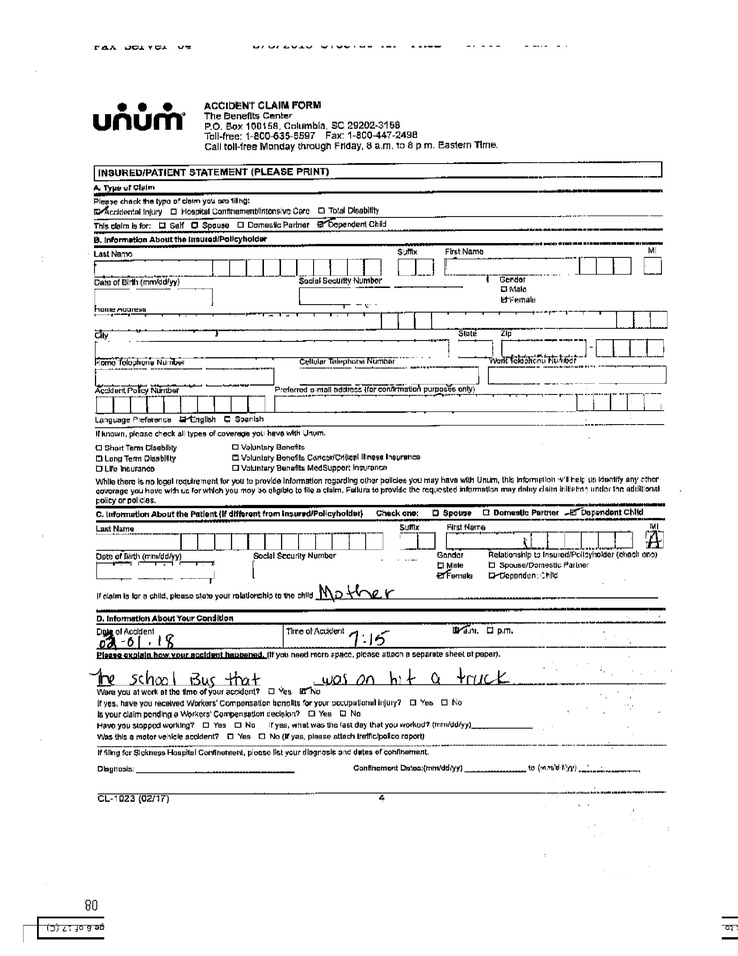
#> input picture sample.jpg, 738 x 956 px, shrunk from 2550 x 3300 before the run
$ jupyter execute --allow-errors 'Lines removal.ipynb'   (shell and % lines are left out)
#> lines starting #> are read from the running program, lines starting #| are printed output that depends on the picture; after the words box and inside, x2 and y2 are one past the last pixel; in counts of white or black regions, pixels touching at a corner belong together
[cell 1]
"""
@file morph_lines_detection.py
@brief Use morphology transformations for extracting horizontal and vertical lines sample code
"""
import numpy as np
import sys
import cv2 as cv
from matplotlib import pyplot as plt

[cell 2]
file_name = 'sample.jpg'
# Load the image
src = cv.imread(file_name, cv.IMREAD_COLOR)
#> src is the input picture: shape (956, 738, 3); min 0, max 255, mean 236.2


# Show source image
plt.imshow(src)

[cell 3]
# Transform source image to gray if it is not already
if len(src.shape) != 2:
    gray = cv.cvtColor(src, cv.COLOR_BGR2GRAY)
else:
    gray = src
# Show gray image
plt.imshow(gray, cmap='gray')

[cell 4]
# Apply adaptiveThreshold at the bitwise_not of gray, notice the ~ symbol
gray = cv.bitwise_not(gray)
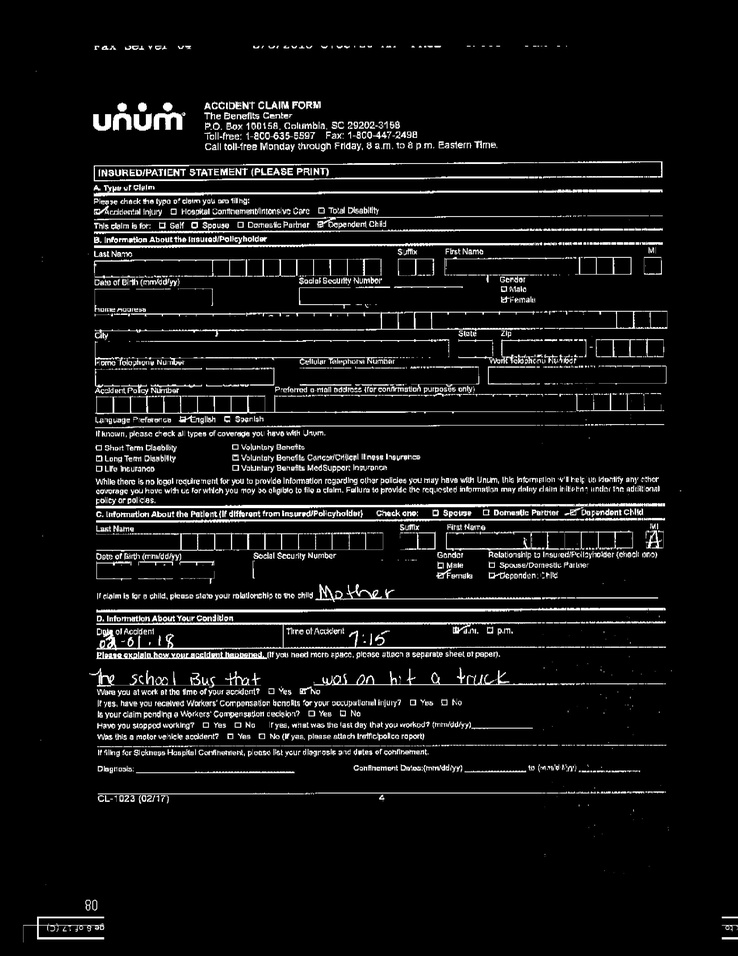
#> gray: shape (956, 738); min 0, max 255, mean 18.8
bw = cv.adaptiveThreshold(gray, 255, cv.ADAPTIVE_THRESH_MEAN_C, \
                            cv.THRESH_BINARY, 15, -2)
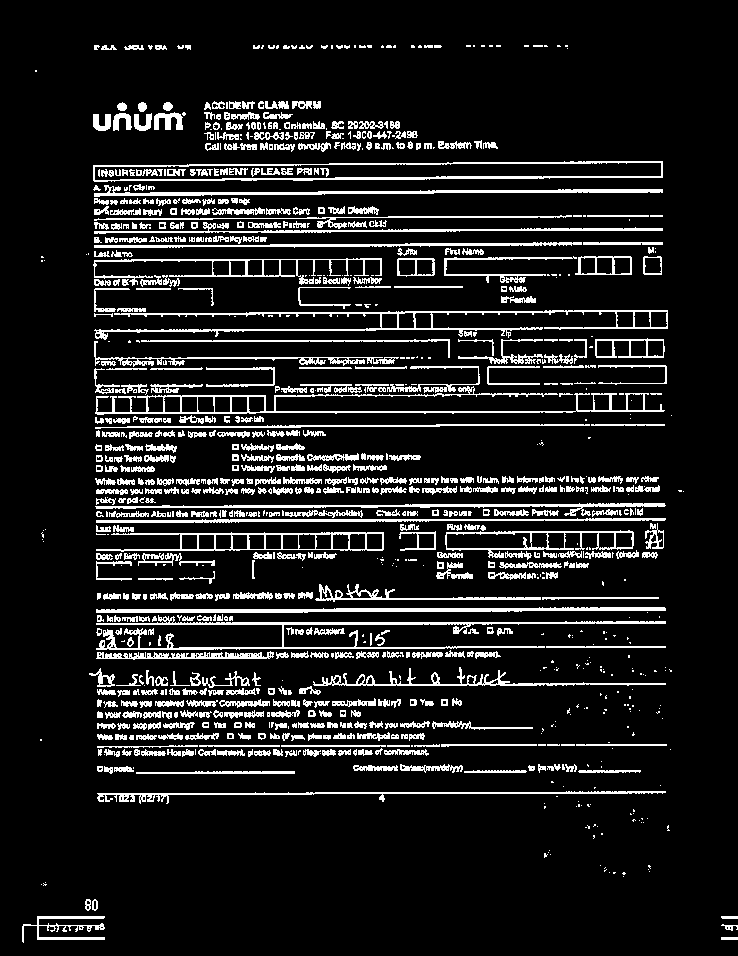
#> bw: shape (956, 738); 11.5% white in thin lines or dots
# Show binary image
plt.imshow(bw, cmap='gray')

[cell 5]
bw.shape
#> Out = (956, 738)

[cell 6]
# Create the images that will use to extract the horizontal and vertical lines
horizontal = np.copy(bw)
vertical = np.copy(bw)

[cell 7]
# Specify size on horizontal axis
cols = horizontal.shape[1]
#> cols = 738
horizontal_size = int(cols / 30)
#> horizontal_size = 24
# Create structure element for extracting horizontal lines through morphology operations
horizontalStructure = cv.getStructuringElement(cv.MORPH_RECT, (horizontal_size, 1))
# Apply morphology operations
horizontal = cv.erode(horizontal, horizontalStructure)
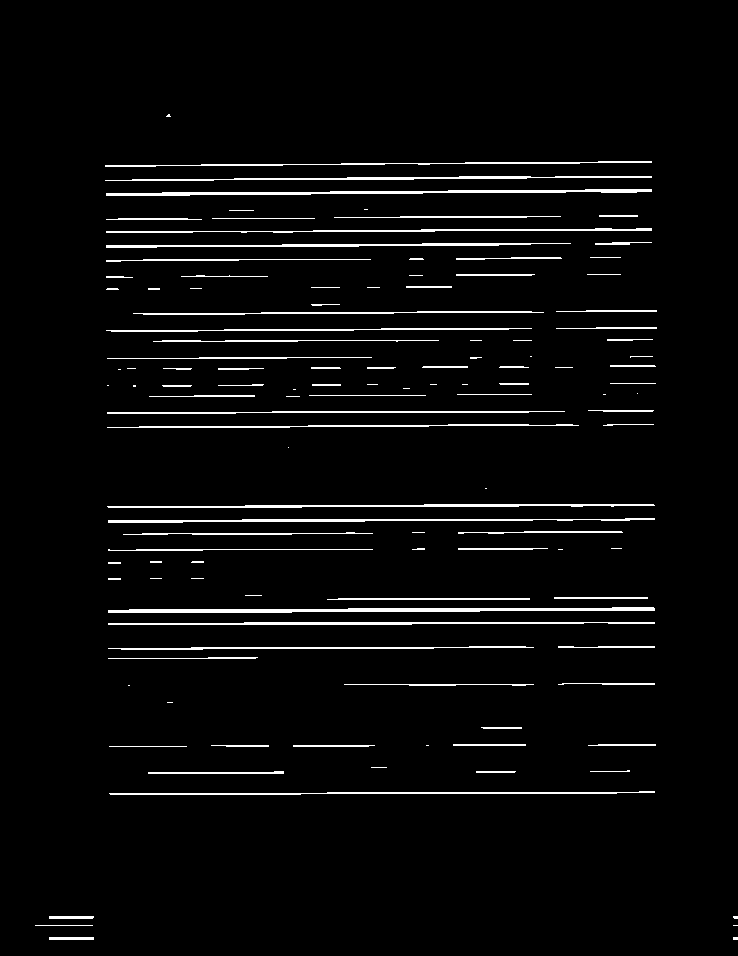
#> horizontal: shape (956, 738); 3.6% white in thin lines or dots, all inside (x1, y1, x2, y2) = (35, 114, 738, 940)
horizontal = cv.dilate(horizontal, horizontalStructure)
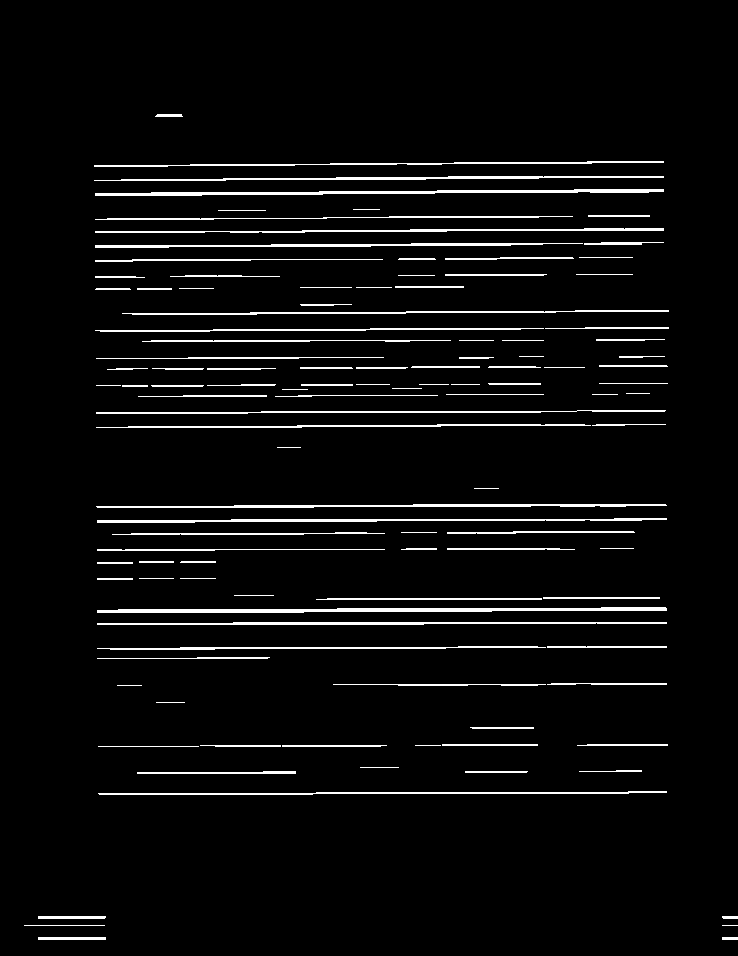
#> horizontal: shape (956, 738); 4.5% white in thin lines or dots, all inside (x1, y1, x2, y2) = (24, 114, 738, 940)
# Show extracted horizontal lines
plt.imshow(horizontal, cmap='gray')
#show_wait_destroy("horizontal", horizontal)

[cell 8]
#inverse the image, so that lines are black for masking
horizontal_inv = cv.bitwise_not(horizontal)
#perform bitwise_and to mask the lines with provided mask
masked_img = cv.bitwise_and(bw, bw, mask=horizontal_inv)
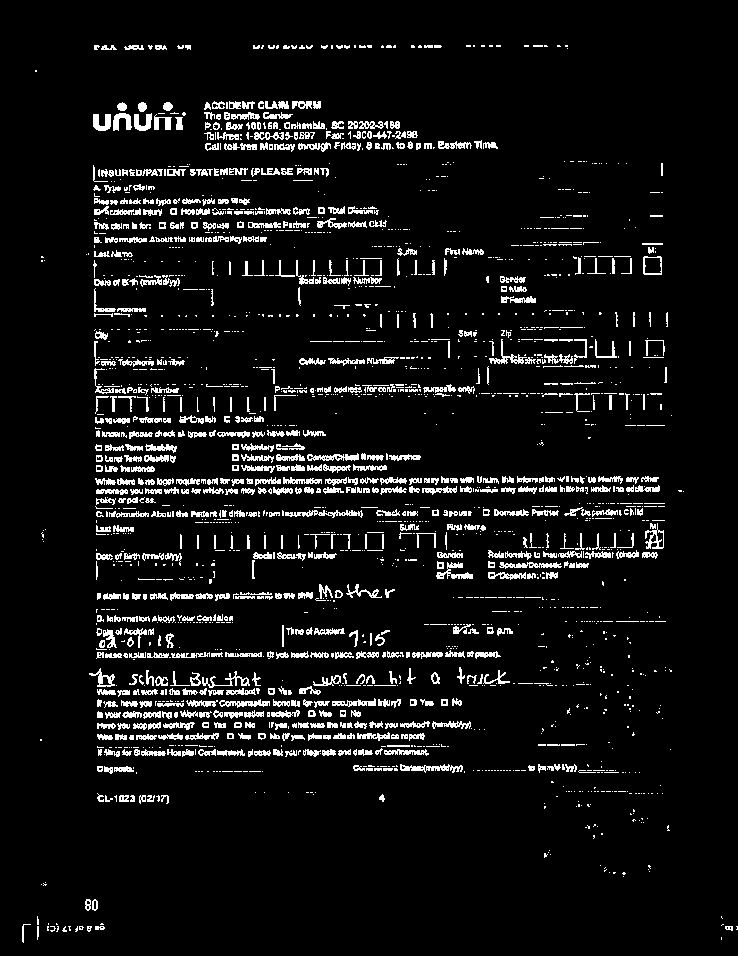
#> masked_img: shape (956, 738); 7% white in thin lines or dots
#reverse the image back to normal
masked_img_inv = cv.bitwise_not(masked_img)
#> masked_img_inv: shape (956, 738); 93% white; black in thin lines or dots
plt.imshow(masked_img_inv, cmap='gray')

#> (a cell that did not finish here is left out)

[cell 10]
# Specify size on vertical axis
rows = vertical.shape[0]
#> rows = 956
verticalsize = int(rows / 30)
#> verticalsize = 31
# Create structure element for extracting vertical lines through morphology operations
verticalStructure = cv.getStructuringElement(cv.MORPH_RECT, (1, verticalsize))
#> verticalStructure = 31 values from 1 to 1
# Apply morphology operations
vertical = cv.erode(vertical, verticalStructure)
#> vertical: shape (956, 738); every value is 0
vertical = cv.dilate(vertical, verticalStructure)
# Show extracted vertical lines
plt.imshow(vertical)

[cell 11]
# Inverse vertical image
vertical = cv.bitwise_not(vertical)
#> vertical: shape (956, 738); every value is 255
plt.imshow(vertical, cmap='gray')

'''
Extract edges and smooth image according to the logic
1. extract edges
2. dilate(edges)
3. src.copyTo(smooth)
4. blur smooth img
5. smooth.copyTo(src, edges)
'''

[cell 12]
# Step 1
edges = cv.adaptiveThreshold(vertical, 255, cv.ADAPTIVE_THRESH_MEAN_C, \
                            cv.THRESH_BINARY, 3, -2)

plt.imshow(edges, cmap='gray')

[cell 13]
# Step 2
kernel = np.ones((2, 2), np.uint8)
edges = cv.dilate(edges, kernel)
plt.imshow(edges, cmap='gray')

[cell 14]
# Step 3
smooth = np.copy(vertical)
# Step 4
smooth = cv.blur(smooth, (2, 2))
# Step 5
(rows, cols) = np.where(edges != 0)
#> rows = empty array; cols = empty array
vertical[rows, cols] = smooth[rows, cols]
# Show final result
plt.imshow(vertical, cmap='gray')
